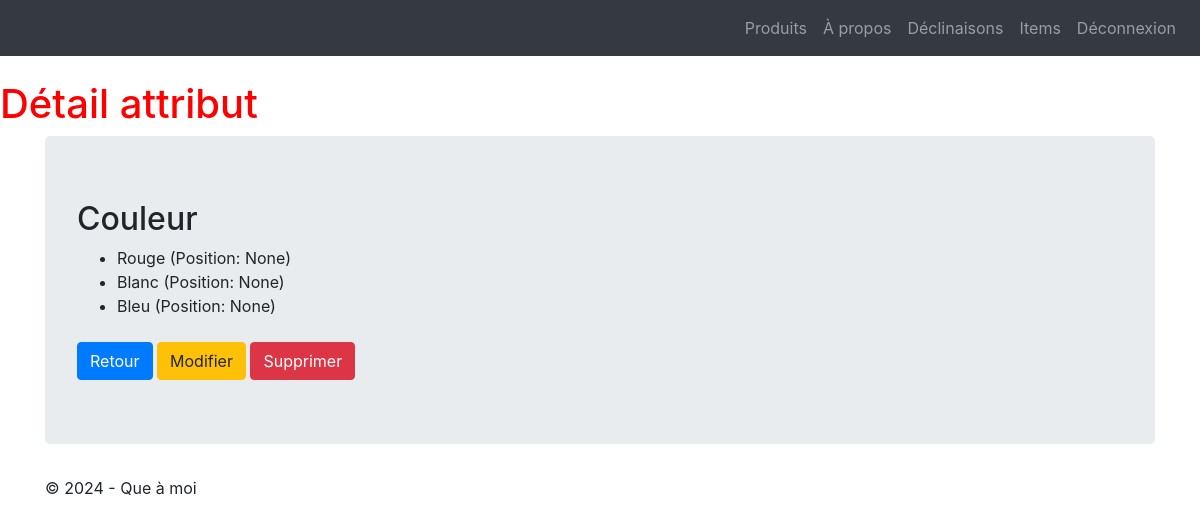
Page /lesProduits/product_attribute/1 (signed in) on the committed database.
### firsttuto/LesProduits/models.py (models this page shows, shortened)
class ProductAttribute(models.Model):
    class Meta:
        verbose_name = "Attribut"
    name = models.CharField(max_length=100)

class ProductAttributeValue(models.Model):
    class Meta:
        verbose_name = "Valeur attribut"
        ordering = ['position']
    value = models.CharField(max_length=100)
    product_attribute = models.ForeignKey('ProductAttribute', verbose_name="Unité", on_delete=models.CASCADE)
    position = models.PositiveSmallIntegerField("Position", null=True, blank=True)

### firsttuto/LesProduits/views.py (the view)
# urls.py: path("product_attribute/<pk>",views.ProductAttributeDetailView.as_view(), name="attribute-detail"),
@method_decorator(login_required, name='dispatch')
class ProductAttributeDetailView(DetailView):
    model = ProductAttribute
    template_name = "detail_attribute.html"
    context_object_name = "productattribute"
    def get_context_data(self, **kwargs):
        context = super(ProductAttributeDetailView, self).get_context_data(**kwargs)
        context['titremenu'] = "Détail attribut"
        context['values']= ProductAttributeValue.objects.filter(product_attribute=self.object).order_by('position')
        return context

### templates/detail_attribute.html (shortened to what this page needs)
{% extends 'base.html' %}
{% block menu %}
    <h1>{{titremenu}}</h1>
{% endblock %}
{% block content %}
    <h2>{{ productattribute.name }}</h2>
    <ul>
    {% for value in values %}
        <li>{{ value.value }} (Position: {{ value.position }})</li>
        {% empty %}
        <li>Aucune valeur disponible pour cet attribut.</li>
    {% endfor %}
    </ul>
    <a href="{% url 'attribute-list' %}" class="btn btn-primary mt-2">Retour</a>
    <a href="{% url 'attribute-update' productattribute.id %}" class="btn btn-warning mt-2">Modifier</a>
    <a href="{% url 'attribute-delete' productattribute.id %}" class="btn btn-danger mt-2">Supprimer</a>
{% endblock %}

### firsttuto/LesProduits/static/styles.css (style rules this page uses)
h1 { color : red; }

### rows in the picture
ProductAttribute: name "Couleur"
ProductAttributeValue: value "Rouge", position "None"
ProductAttributeValue: value "Blanc", position "None"
ProductAttributeValue: value "Bleu", position "None"

### other values in the picture
{{ titremenu }} "Détail attribut"
